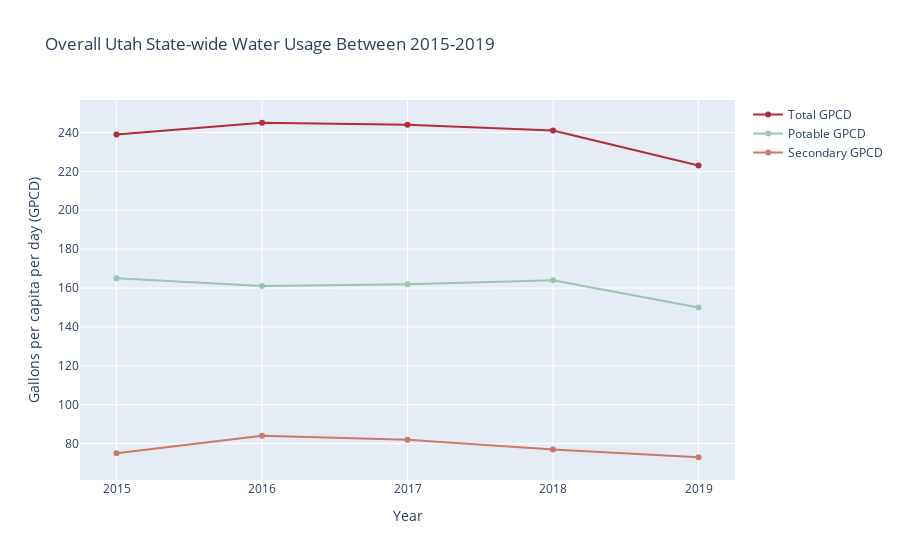

The notebook cell saved with this chart:
### Markdown cell above
Visualizing the total, total potable, and total secondary water usage in GPCD between 2015 and 2019, the water usage seems to remain relatively constant, with potable water usage accounting for the majority of the water usage. For that reason, I broke down the water usage by property type for both potable and secondary water usage as averages across the 5 year time period. 

_TBD: get feedback on the best way to visualize, consider normalizing as % of total_

### Code cell
%run 'utils.py'
plot_state_totals(df_state, color1, color2, color3)

### Figure 1 — Plotly figure (JSON) as saved in the notebook; plotly's stock layout.template omitted (floating-point values rounded to 4 significant figures)
{"data": [{"marker": {"color": "#B02D3A"}, "name": "Total GPCD", "text": "Total GPCD", "type": "scatter", "x": [2015, 2016, 2017, 2018, 2019], "y": [239, 245, 244, 241, 223]}, {"marker": {"color": "#9BC6AF"}, "name": "Potable GPCD", "text": "Potable GPCD", "type": "scatter", "x": [2015, 2016, 2017, 2018, 2019], "y": [165, 161, 162, 164, 150]}, {"marker": {"color": "#CB7969"}, "name": "Secondary GPCD", "text": "Secondary GPCD", "type": "scatter", "x": [2015, 2016, 2017, 2018, 2019], "y": [75, 84, 82, 77, 73]}], "layout": {"title": {"text": "Overall Utah State-wide Water Usage Between 2015-2019"}, "xaxis": {"tickmode": "array", "ticktext": [2015, 2016, 2017, 2018, 2019], "tickvals": [2015, 2016, 2017, 2018, 2019], "title": {"text": "Year"}}, "yaxis": {"title": {"text": "Gallons per capita per day (GPCD)"}}}}
